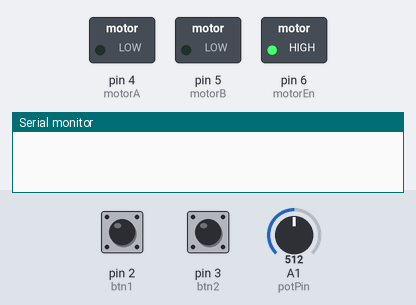
The sketch below on a simulated Arduino Uno, built with avr-gcc and run on an emulated ATmega328P. Shown: switched loads named in the sketch (green lamp = pin HIGH), the last lines printed to the serial monitor. Inputs (shaded band) come from the test bench; at power-on: pin 2 (btn1) LOW, pin 3 (btn2) LOW, A1 (potPin) = 512.

Above: at 1.2 s.
1.3 s: pin 2 (btn1) pulled HIGH for 0.15 s
At 1.37 s:
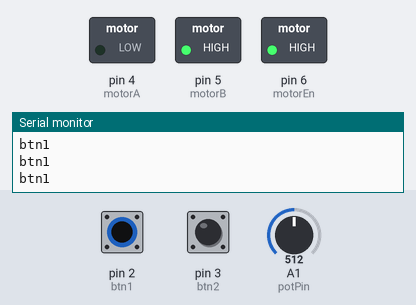
2.9 s: pin 3 (btn2) pulled HIGH for 0.15 s
At 2.97 s:
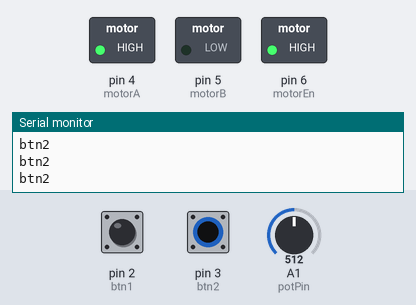
4.5 s: pin 3 (btn2) pulled HIGH for 3.2 s
At 8.5 s:
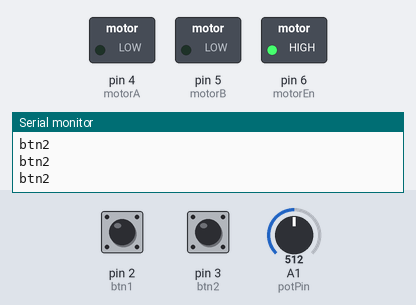
9.2 s: pin 2 (btn1) pulled HIGH for 3.2 s
At 9.6 s:
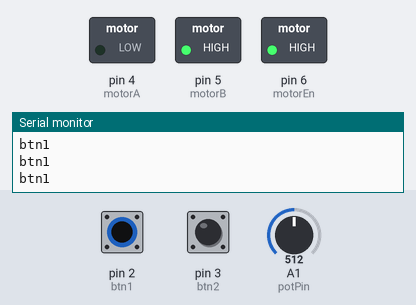
13.9 s: pin 2 (btn1) driven HIGH and pin 3 (btn2) driven HIGH
At 14.3 s:
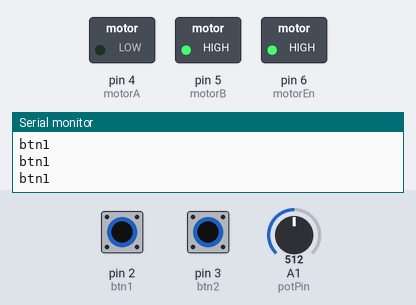
Timing chart, 0 to 16.9 s (numbered marks = the images above; inputs shaded):
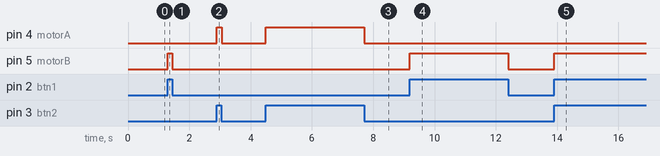

The sketch:

L293D_test.ino
```cpp
#include <Adafruit_SSD1306.h>
#include <splash.h>

#define potPin A1

int btn1 = 2;
int btn2 = 3;
int motorA = 4;
int motorB = 5;
int motorEn = 6;
int buzzer = 7;

int potPos = 0;

void setup() {
  // put your setup code here, to run once:
  pinMode(btn1, INPUT);
  pinMode(btn2, INPUT);
  pinMode(motorA, OUTPUT);
  pinMode(motorB, OUTPUT);
  pinMode(motorEn, OUTPUT);
  pinMode(potPin, INPUT);
  Serial.begin(9600);

  analogWrite(motorEn, 255);
  digitalWrite(motorA, LOW);
  digitalWrite(motorB, LOW);
  potPos = analogRead(potPin);
}

void loop() {
  // put your main code here, to run repeatedly:
  int btn1_sts = digitalRead(btn1);
  int btn2_sts = digitalRead(btn2);

//  Serial.print(btn1_sts);
//  Serial.print("  ");
//  Serial.println(btn2_sts);

  if (btn1_sts == 1) {
    digitalWrite(motorA, LOW);
    digitalWrite(motorB, HIGH);
    Serial.println("btn1");
//    delay(35);
//    digitalWrite(motorA, LOW);
//    digitalWrite(motorB, LOW);
//    delay(10);
  }
  else if (btn2_sts == 1) {
    digitalWrite(motorA, HIGH);
    digitalWrite(motorB, LOW);
    Serial.println("btn2");
//    delay(15);
//    digitalWrite(motorA, LOW);
//    digitalWrite(motorB, LOW);
//    delay(10);
  }
  else {
    digitalWrite(motorA, LOW);
    digitalWrite(motorB, LOW);
  }

  potPos = analogRead(potPin);
//  Serial.println(potPos);
}

void moveMotor(int deg) {

}
```

Measured:
- after the input at 1.3 s, pin 5 (motorB): LOW → HIGH at once, → LOW 0.15 s later
- after the input at 2.9 s, pin 4 (motorA): LOW → HIGH at once, → LOW 0.15 s later
- after the input at 4.5 s, pin 4 (motorA): LOW → HIGH at once, → LOW 3.2 s later
- after the input at 9.2 s, pin 5 (motorB): LOW → HIGH at once, → LOW 3.2 s later
- after the input at 13.9 s, pin 5 (motorB): LOW → HIGH at once
